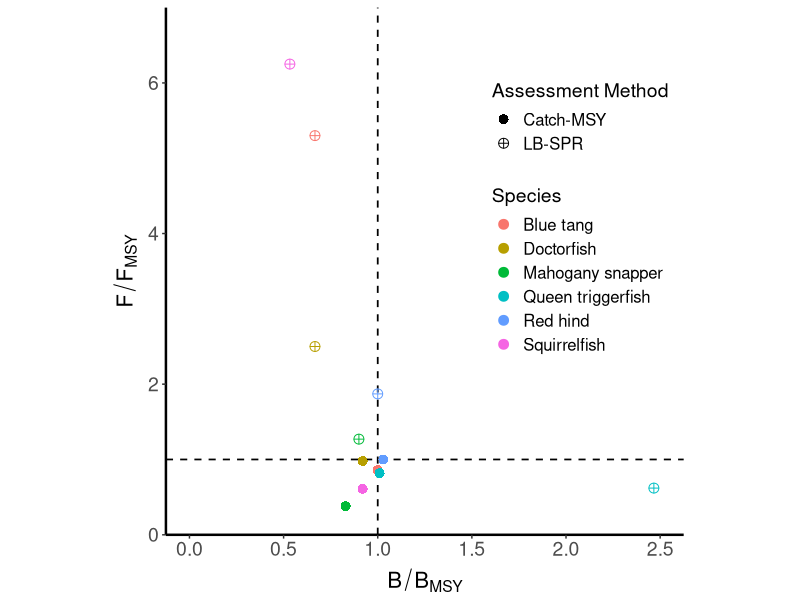
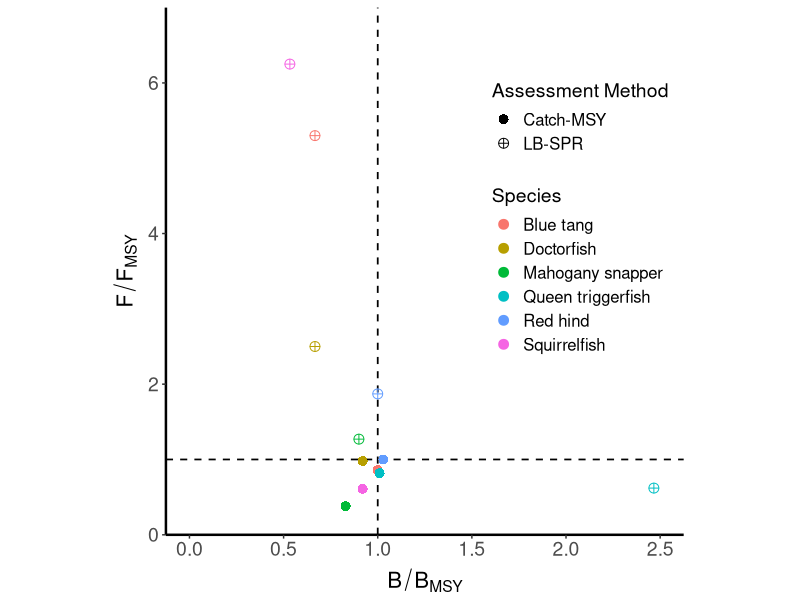

Here is the R script that generated these plots, in order:
library(ggplot2)
setwd("C:/Users/lthomas/GitHub/DPSA/Montserrat")
data<-read.csv("results3.csv")
names(data)
data$Species[1]

p<-ggplot(data=data,aes(x=bio,y=fish))+
  geom_hline(yintercept=mean(1),linetype="dashed",size=0.6)+
  geom_vline(xintercept=mean(1),linetype="dashed",size=0.6)+
  geom_point(aes(shape=Assessment,colour=Species),size=c(3))+
  labs(x=expression(B/B[MSY]),y=expression(F/F[MSY]))+
  scale_shape_manual(values=c(16,10))+
  scale_y_continuous(limits=c(0,7), expand = c(0, 0))+scale_x_continuous(limits=c(0,2.5))
p<-p+theme(
  axis.text = element_text(size = 14),
  panel.grid.major = element_blank(),
  panel.grid.minor = element_blank(),
  panel.background = element_rect(fill = "white"),
  axis.line=element_line(colour="Black",size=0.85),axis.text.x = element_text(size=14),axis.title.y=element_text(size=16,vjust=1.5,face="italic"),
  axis.title.x=element_text(size=16,vjust=0.1,face="italic"),legend.position=c(.8,0.6),legend.title=element_text(size=14),legend.text=element_text(size=12),
  legend.background = element_rect(colour = NA),
  legend.key = element_rect(colour = "white", fill = NA))
p<-p+coord_fixed(.4)

p<-p+guides(colour = guide_legend(order = 2, title="Species"), 
       shape = guide_legend(order = 1,title="Assessment Method"))
plot(p)

pdf("kobeplot.pdf")
p
dev.off()
